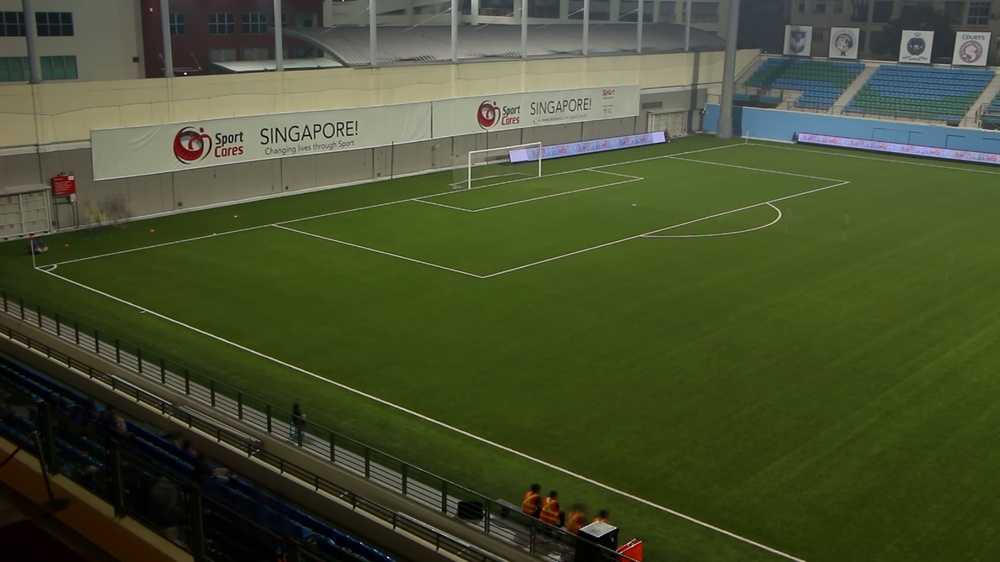
#> input picture processed/images/backgrounds/frames/football_left_background.jpg, 1000 x 562 px, shrunk from 1920 x 1080 before the run
$ python test_stitcher.py   (Python 2 division)   (older library calls are emulated)
#> lines starting #> are read from the running program, lines starting #| are printed output that depends on the picture; after the words box and inside, x2 and y2 are one past the last pixel; in counts of white or black regions, pixels touching at a corner belong together
#> in read_color_image, returned value is the input picture: shape (562, 1000, 3); mean B, G, R 47.5, 79.5, 70.9
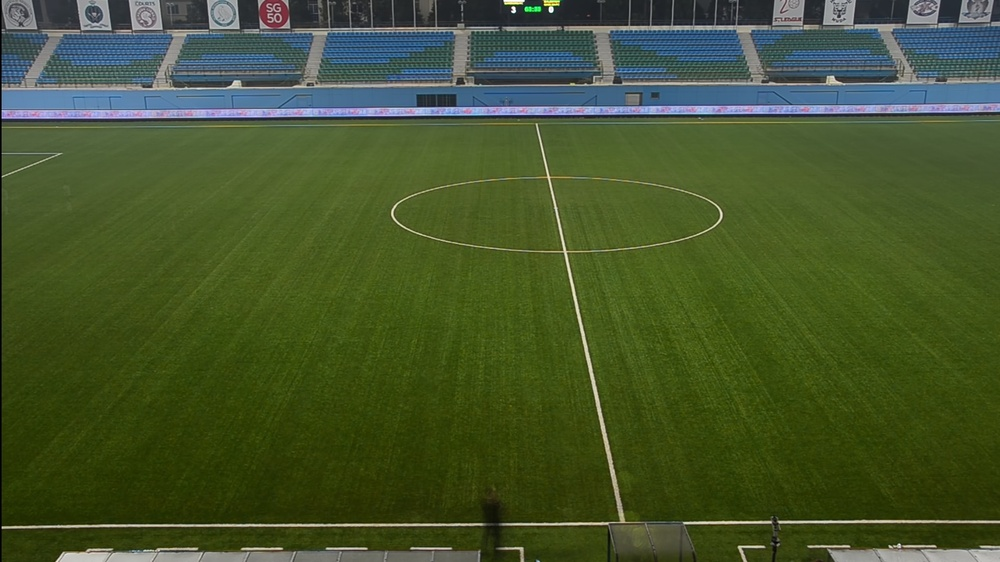
#> input picture processed/images/backgrounds/frames/football_mid_background.jpg, 1000 x 562 px, shrunk from 1920 x 1080 before the run
#> in read_color_image, returned value is the input picture: shape (562, 1000, 3); mean B, G, R 45.1, 85, 69.3
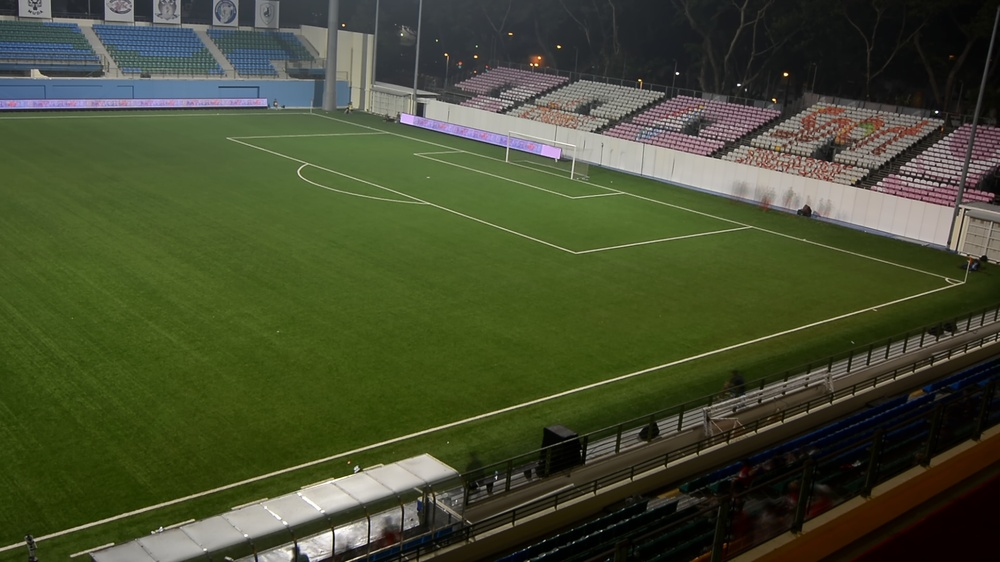
#> input picture processed/images/backgrounds/frames/football_right_background.jpg, 1000 x 562 px, shrunk from 1920 x 1080 before the run
#> in read_color_image, returned value is the input picture: shape (562, 1000, 3); mean B, G, R 48.9, 77.1, 69.7
### helpers.py
from matplotlib import pyplot as plt
import cv2.cv as cv
import numpy as np
import cPickle
import time
import math
import cv2
import os

""" read in image from input path into memory as a color image """
def read_color_image(path):
  return cv2.imread(path, cv2.CV_LOAD_IMAGE_COLOR)

""" read in image from input path into memory as a grayscale image """
def read_grayscale_image(path):
  return cv2.imread(path, cv2.CV_LOAD_IMAGE_GRAYSCALE)

""" returns the grayscale image from a color image """
def get_grayscale(color_image):
  return cv2.cvtColor(color_image, cv2.COLOR_BGR2GRAY)

""" convert bgr image to hsv colorspace """
def BGR_to_HSV(BGR_image):
  return cv2.cvtColor(BGR_image, cv2.COLOR_BGR2HSV)

""" convert hsv image to bgr colorspace """
def HSV_to_BGR(HSV_image):
  return cv2.cvtColor(HSV_image, cv2.COLOR_HSV2BGR)

""" read in video capture """
def read_video(path):
  return cv2.VideoCapture(path)

""" writes image to ouput path with given filename """
def write_image(path, image):
  cv2.imwrite(path, image)

""" displays image for checking """
# [4 lines left out: function show_image, not called in this run]

""" subtract image 1 from image 2 """
def image_subtraction(image_1, image_2):
  return cv2.convertScaleAbs(np.subtract(np.float32(image_1), np.float32(image_2)))

""" given image, return keypoints, descriptors using SURF """
def get_features(image, sift):
  image = cv2.cvtColor(image, cv2.COLOR_BGR2GRAY) # convert to grayscale
  return sift.detectAndCompute(image, None)

""" find the corresponding features coordinates bewteen the two given images and add them to the given correspondence lists """
def add_feature_correspondences(keypoints_1, descriptors_1, keypoints_2, descriptors_2, correspondence_1, correspondence_2):

  index_pairs = flann_matcher(descriptors_1, descriptors_2) # index pairs of matching descriptors
  for index_1, index_2 in index_pairs:
    correspondence_1.append(keypoints_1[index_1].pt)
    correspondence_2.append(keypoints_2[index_2].pt)

""" returns a list of top k matched descriptor index pairs """
def flann_matcher(desc1, desc2, r_threshold = 0.20):
  'Finds strong corresponding features in the two given vectors.'
  ## Adapted from http://stackoverflow.com/a/8311498/72470

  ## Build a kd-tree from the second feature vector.
  FLANN_INDEX_KDTREE = 1  # bug: flann enums are missing
  flann = cv2.flann_Index(desc2, {'algorithm': FLANN_INDEX_KDTREE, 'trees': 4})

  ## For each feature in desc1, find the two closest ones in desc2.
  (idx2, dist) = flann.knnSearch(desc1, 2, params={}) # bug: need empty {}

  ## Create a mask that indicates if the first-found item is sufficiently
  ## closer than the second-found, to check if the match is robust.
  mask = dist[:,0] / dist[:,1] < r_threshold

  ## Only return robust feature pairs.
  idx1  = np.arange(len(desc1))
  pairs = np.int32(zip(idx1, idx2[:,0]))
  return pairs[mask] # apply r_threshold mask
  # pairs = [list(pair) for pair in zipped_pairs]
  # pairs.sort(key=lambda x: abs(dist[x[0]][0] - dist[x[1]][1]))  # sort by closest distances

# [9 lines left out: function bf_matcher, not called in this run]

""" determine size and x offset of stitched panorama """
def calculate_size(size_l, size_m, size_r, l2m_hgy, r2m_hgy, offset_manual=0):
  h_l, w_l = size_m[:2]
  h_m, w_m = size_m[:2]
  h_r, w_r = size_r[:2]

  # determine panoramic width attributed by left frame
  l_tlc = getMapping((0,0), l2m_hgy)          # top left corner in left frame
  l_blc = getMapping((0,h_l-1), l2m_hgy)      # bottom left corner in left frame
  mapped_w_l = -max(l_tlc[0], l_blc[0])       # the width due to left frame after mapping

  # determine panoramic width attributed by right frame
  r_trc = getMapping((w_r-1,0), r2m_hgy)      # top left corner in left frame
  r_brc = getMapping((w_r-1,h_r-1), r2m_hgy)  # bottom left corner in left frame
  mapped_w_r = min(r_trc[0], r_brc[0]) - w_m  # the width due to right frame after mapping

  width = mapped_w_l + w_m + mapped_w_r + offset_manual
  height = h_m

  return (width, height), mapped_w_l + offset_manual

""" stitch the images together into a panorama """
def stitch_images(img_l, img_m, img_r, l2m_hgy, r2m_hgy, size, x_offset):
  h_m, w_m = img_m.shape[:2]
  panorama = cv2.warpPerspective(img_l, l2m_hgy, size)  # fill left frame
  cv2.warpPerspective(img_r, r2m_hgy, size, panorama, borderMode=cv2.BORDER_TRANSPARENT)  # fill right frame
  panorama[:,x_offset:x_offset+w_m] = img_m   # fill the panorama view with middle frame
  return panorama

""" returns the mapped coordinates given a point and the homography matrix """
def getMapping(xy, hg):
  vect = np.matrix([[xy[0]],[xy[1]],[1]])  # vector in homogenous coordinates
  mapping = np.array(hg * vect)
  mapping /= mapping[2][0]  # divide by w
  return mapping.astype(int).flatten()[:2]

""" return the average HSV given the image """
# [14 lines left out: function get_average_HSV, not called in this run]

""" return the average HSV given the image """
# [13 lines left out: function get_average_BGR, not called in this run]

""" scale an image with the given HSV scaling mask """
# [4 lines left out: function scale_HSV, not called in this run]

""" extract background of a video """
# [11 lines left out: function extract_background, not called in this run]

""" dump a pickle file to the given path """
def pickle_dump(obj, path):
  with open(path, 'w') as f:
      cPickle.dump(obj, f)

""" load a pickle file from the given path """
# [5 lines left out: function pickle_load, not called in this run]

### test_stitcher.py
from helpers import *

""" Connects corresponding features in the two images """
def draw_correspondences(img_l, img_m, img_r, lm_fc_l, lm_fc_m, mr_fc_m, mr_fc_r):
  # juxtapose all 3 images
  h_l, w_l = img_l.shape[:2]
  h_m, w_m = img_m.shape[:2]
  h_r, w_r = img_r.shape[:2]
  height = max(h_l, h_m, h_r)
  width = w_l + w_m + w_r
  image = np.zeros((height, width, 3), np.uint8)
  image[:h_l, :w_l] = img_l
  image[:h_m, w_l:w_l+w_m] = img_m
  image[:h_r, w_l+w_m:width] = img_r

  # draw lines connecting corresponding features
  # between left and mid
  for (x1, y1), (x2, y2) in zip(np.int32(lm_fc_l), np.int32(lm_fc_m)):
    cv2.line(image, (x1, y1), (x2+w_l, y2), (255, 0, 0), lineType=cv2.CV_AA)
  # between mid and right
  for (x1, y1), (x2, y2) in zip(np.int32(mr_fc_m), np.int32(mr_fc_r)):
    cv2.line(image, (x1+w_l, y1), (x2+w_l+w_m, y2), (0, 0, 255), lineType=cv2.CV_AA)

  return image

""" get the panoramic view given 3 overlapping images """
def get_panorama(img_l, img_m, img_r):
  sift = cv2.SIFT()
  # get keypoints and descriptors
  kpts_l, descs_l = get_features(img_l, sift)
#> kpts_l = 1020 keypoints; strongest (x, y, size): (277, 129, 1.9), (600, 528, 12.2), (309, 135, 1.9), (307, 133, 2.1)
  kpts_m, descs_m = get_features(img_m, sift)
#> in get_features (call 2), `image = cv2.cvtColor(image, cv2.COLOR_BGR2GRAY)`:
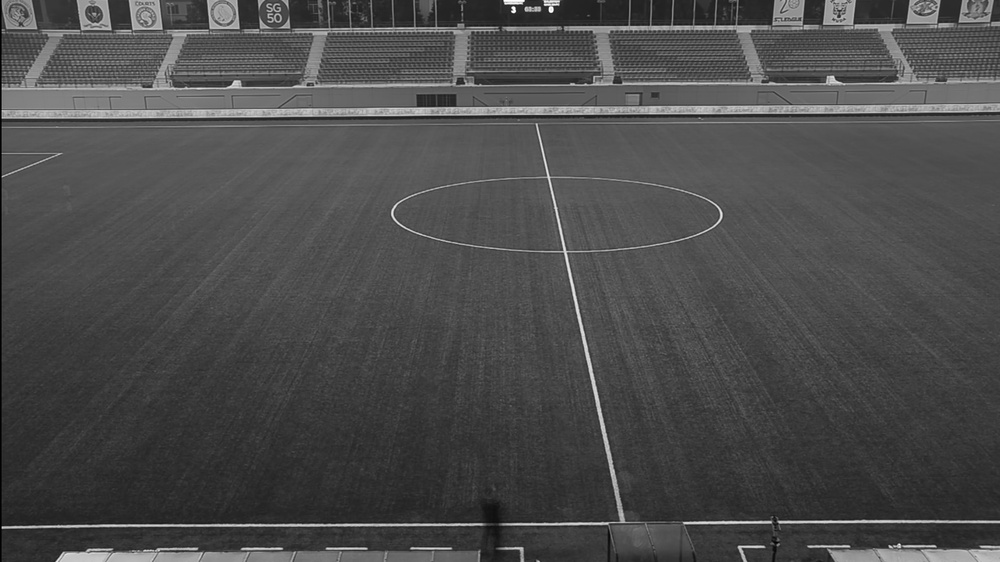
#> image: shape (562, 1000); min 0, max 255, mean 75.8
#> kpts_m = 871 keypoints; strongest (x, y, size): (551, 10, 3.5), (513, 8, 2.4), (780, 522, 2.4), (934, 546, 1.9)
  kpts_r, descs_r = get_features(img_r, sift)
#> in get_features (call 3), `image = cv2.cvtColor(image, cv2.COLOR_BGR2GRAY)`:
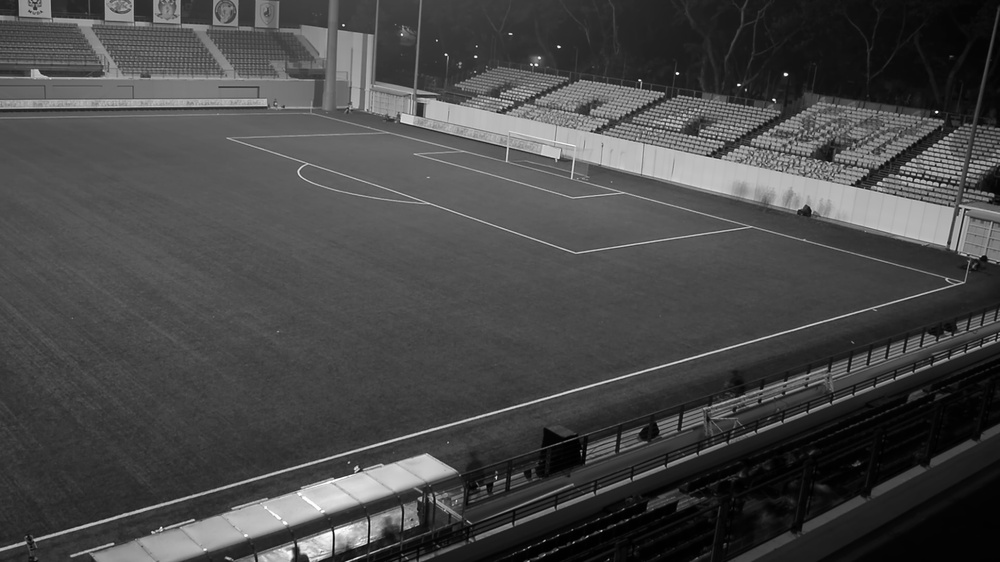
#> image: shape (562, 1000); min 0, max 255, mean 71.7
#> kpts_r = 1712 keypoints; strongest (x, y, size): (677, 73, 2), (786, 74, 2.5), (559, 47, 1.8), (536, 65, 1.9)
  print len(kpts_l), "features detected in left"
#| 1020 features detected in left
  print len(kpts_m), "features detected in middle"
#| 871 features detected in middle
  print len(kpts_r), "features detected in right"
#| 1712 features detected in right

  # feature correspondence lists
  lm_fc_l = []
  lm_fc_m = []
  mr_fc_m = []
  mr_fc_r = []

  # populate feature correspondences between left and mid
  add_feature_correspondences(kpts_l, descs_l, kpts_m, descs_m, lm_fc_l, lm_fc_m)
#> in flann_matcher, `(idx2, dist) = flann.knnSearch(desc1, 2, params={})`: idx2 = 1020 pairs, first value 2 to 869, second value 1 to 869; dist = 1020 pairs, first value 1089 to 225554, second value 3181 to 232014
#> in flann_matcher, `idx1  = np.arange(len(desc1))`: idx1 = 1020 values from 0 to 1019
#> in flann_matcher, `pairs = np.int32(zip(idx1, idx2[:,0]))`: pairs = 1020 pairs, first value 0 to 1019, second value 2 to 869
#> in add_feature_correspondences, `index_pairs = flann_matcher(descriptors_1, descriptors_2)`: index_pairs = 13 rows, first 8: [875, 28], [879, 18], [881, 16], [885, 33], [886, 34], [889, 21], [931, 62], [937, 76]
#> the loop in add_feature_correspondences, `for index_1, index_2 in index_pairs:` made 13 passes
#> (index_1, index_2) on passes 1 to 12: (875, 28), (879, 18), (881, 16), (885, 33), (886, 34), (889, 21), (931, 62), (937, 76), (944, 67), (961, 91), (968, 104), (982, 98)
#> after the loop in add_feature_correspondences, `for index_1, index_2 in index_pairs:`: correspondence_1 = [(836.4, 114.9), (842.6, 56.66), (842.9, 53.17), (846.5, 109.8), (846.5, 109.8), (849.9, 44.74), (906.3, 60.21), (912.5, 117.1), (916.1, 46.1), (943.6, 124.9), (956.3, 124.9), (968.9, 56.74), (969, 124.2)]; correspondence_2 = [(31.32, 87.69), (21.06, 27.68), (20.54, 23.94), (40.09, 81.74), (40.09, 81.74), (26.1, 15.32), (88.13, 28.1), (108.5, 82.65), (94.17, 13.83), (139.6, 87.73), (150.4, 86.33), (145.8, 22.02), (161.2, 84.82)]
  print len(lm_fc_l), "features matched between left and mid"

  # populate feature correspondences between mid and right
  add_feature_correspondences(kpts_m, descs_m, kpts_r, descs_r, mr_fc_m, mr_fc_r)
#> in add_feature_correspondences (call 2), `index_pairs = flann_matcher(descriptors_1, descriptors_2)`: index_pairs = 24 rows, first 8: [654, 15], [698, 13], [707, 14], [712, 61], [715, 28], [721, 17], [722, 18], [725, 35]
#> the loop in add_feature_correspondences (call 2), `for index_1, index_2 in index_pairs:` made 24 passes
#> (index_1, index_2) on passes 1 to 12: (654, 15), (698, 13), (707, 14), (712, 61), (715, 28), (721, 17), (722, 18), (725, 35), (726, 37), (733, 38), (751, 114), (761, 66)
  print len(mr_fc_m), "features matched between mid and right"

  # visualise corresponding features.
  correspondences = draw_correspondences(img_l, img_m, img_r, lm_fc_l, lm_fc_m, mr_fc_m, mr_fc_r)
#> after the loop in draw_correspondences, `for (x1, y1), (x2, y2) in zip(np.int32(lm_fc_l), np.int32(lm_fc_m)):`:
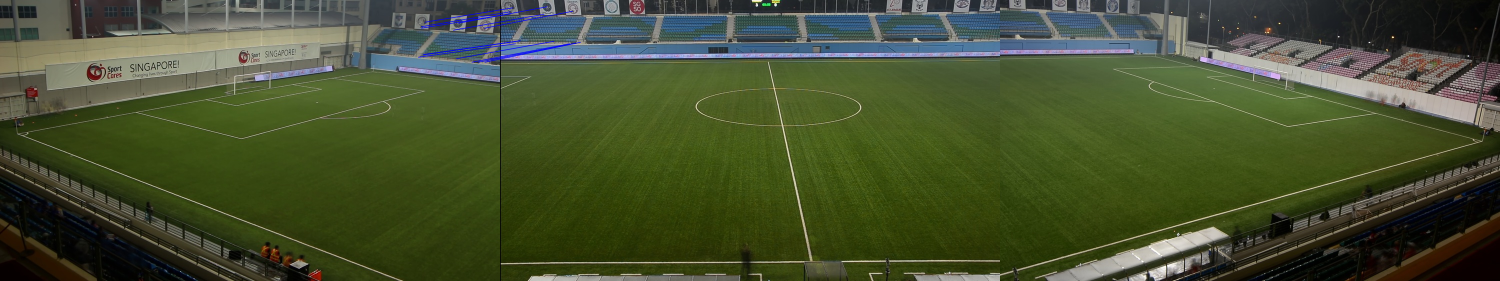
#> image: shape (562, 3000, 3) (shown at 1/2 size); mean B, G, R 47.4, 80.4, 69.8
#> after the loop in draw_correspondences, `for (x1, y1), (x2, y2) in zip(np.int32(mr_fc_m), np.int32(mr_fc_r)):`:
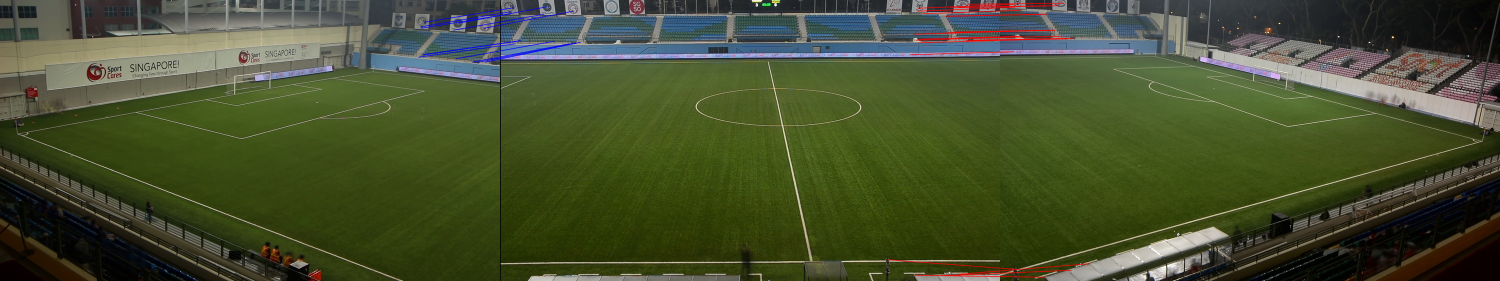
#> image: shape (562, 3000, 3) (shown at 1/2 size); 0.62% of pixels changed, all inside (x1, y1, x2, y2) = (1774, 5, 2179, 556)
  write_image("images/correspondences.jpg", correspondences)

  # find homography between the views
  # l2m_hgy, _ = cv2.findHomography(lm_fc_l, lm_fc_m, cv2.RANSAC, 5.0)  # src: left, dest: mid
  # r2m_hgy, _ = cv2.findHomography(mr_fc_r, mr_fc_m, cv2.RANSAC, 5.0)  # dec: right, dest: mid
  l2m_hgy, _ = cv2.findHomography(np.array(lm_fc_l), np.array(lm_fc_m))  # src: left, dest: mid
#> l2m_hgy = [[3.69, 0.959, -3089.9], [-0.0883, 3.47, -29.91], [0.00272, 0.000703, 1]]
  r2m_hgy, _ = cv2.findHomography(np.array(mr_fc_r), np.array(mr_fc_m))  # dec: right, dest: mid
#> r2m_hgy = [[0.405, -0.059, 806.8], [-0.0692, 0.965, 9.93], [-0.00062, 6.42e-05, 1]]

  # calculate size and offset of merged panorama.
  size, x_offset = calculate_size(img_l.shape, img_m.shape, img_r.shape, l2m_hgy, r2m_hgy)
#> in getMapping, `mapping = np.array(hg * vect)`: mapping = [-3089.9, -29.91, 1]
#> in calculate_size, `l_tlc = getMapping((0,0), l2m_hgy)`: l_tlc = [-3089, -29]
#> in calculate_size, `l_blc = getMapping((0,h_l-1), l2m_hgy)`: l_blc = [-1830, 1374]
#> in calculate_size, `mapped_w_l = -max(l_tlc[0], l_blc[0])`: mapped_w_l = 1830
#> in calculate_size, `r_trc = getMapping((w_r-1,0), r2m_hgy)`: r_trc = [3185, -155]
#> in calculate_size, `r_brc = getMapping((w_r-1,h_r-1), r2m_hgy)`: r_brc = [2831, 1158]
#> in calculate_size, `mapped_w_r = min(r_trc[0], r_brc[0]) - w_m`: mapped_w_r = 1831
#> in calculate_size, `width = mapped_w_l + w_m + mapped_w_r + offset_manual`: width = 4661
#> size = (4661, 562); x_offset = 1830
  print "output size: %ix%i" % size
#| output size: 4661x562

  # update the homographies with x-translations so left image flushes against the left
  translation_mat = np.mat([[1,0,x_offset],[0,1,0],[0,0,1]]) # translation matrix due to left offset
#> translation_mat = [[1, 0, 1830], [0, 1, 0], [0, 0, 1]]
  l2m_hgy = translation_mat * l2m_hgy
#> l2m_hgy = [[8.67, 2.25, -1259.9], [-0.0883, 3.47, -29.91], [0.00272, 0.000703, 1]]
  r2m_hgy = translation_mat * r2m_hgy
#> r2m_hgy = [[-0.73, 0.0585, 2636.8], [-0.0692, 0.965, 9.93], [-0.00062, 6.42e-05, 1]]

  # finally combine images into a panorama
  return stitch_images(img_l, img_m, img_r, l2m_hgy, r2m_hgy, size, x_offset)
#> in stitch_images, `panorama[:,x_offset:x_offset+w_m] = img_m`:
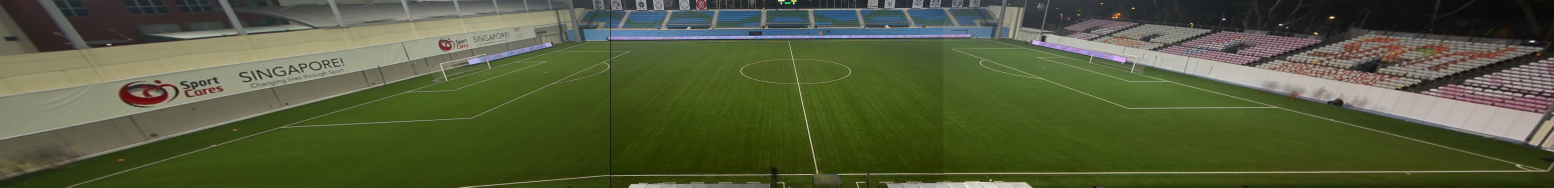
#> panorama: shape (562, 4661, 3) (shown at 1/3 size); mean B, G, R 59.2, 91.5, 83.8

""" main method """
if __name__ == "__main__":
  # load images
  img_l = read_color_image("processed/images/backgrounds/frames/football_left_background.jpg")
  img_m = read_color_image("processed/images/backgrounds/frames/football_mid_background.jpg")
  img_r = read_color_image("processed/images/backgrounds/frames/football_right_background.jpg")
  panorama = get_panorama(img_l, img_m, img_r)
  write_image("processed/images/panorama.jpg", panorama)
